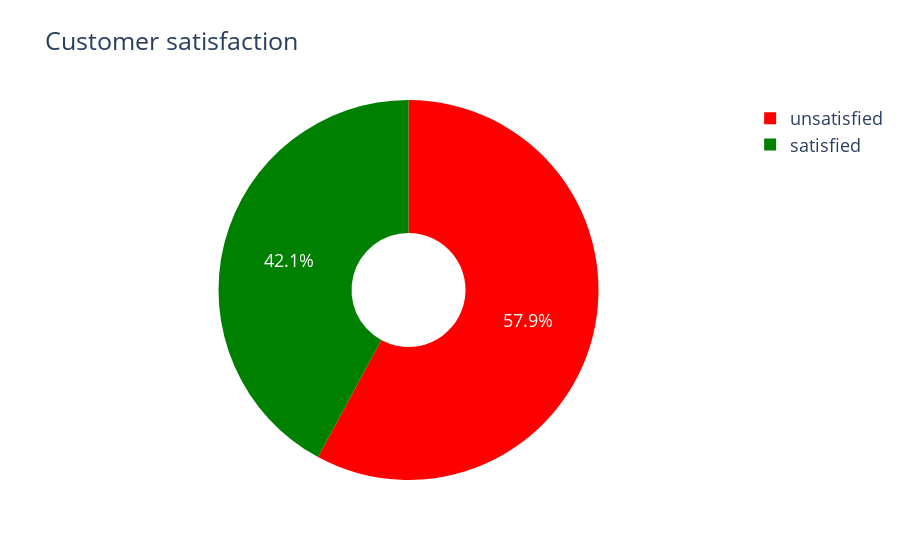

Notebook code for this chart:
### Code cell
# Customer opinion

satisfaction = customer_data['satisfied'].dropna()

# rename true to satisfied and false to not satisfied
satisfaction = satisfaction.replace({True: 'satisfied', False: 'unsatisfied'})

# How many people are satisfied with the bank?
fig = go.Figure(data=[go.Pie(labels=satisfaction, hole=.3)])
fig.update_layout( title_text="Customer satisfaction",  font=dict(size=18))



# making "True" =  green and "False" = red
fig.update_traces(marker=dict(colors=['green' if i == True else 'red' for i in customer_data['satisfied']]))

fig.show()

### Figure 1 — Plotly figure (JSON) as saved in the notebook; plotly's stock layout.template omitted (floating-point values rounded to 4 significant figures; data arrays with more than 128 entries replaced by an {"elided": "..."} marker saying what was removed)
{"data": [{"hole": 0.3, "labels": {"elided": "3000 str values"}, "marker": {"colors": {"elided": "3000 str values"}}, "type": "pie"}], "layout": {"font": {"size": 18}, "title": {"text": "Customer satisfaction"}}}
